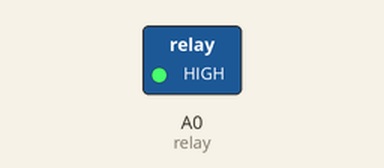
Recording of a sketch running on a simulated Arduino Uno, built with avr-gcc and run on an emulated ATmega328P. Parts: switched loads named in the sketch (green lamp = pin HIGH).

Above: at 1.5 s.
At 4.5 s:
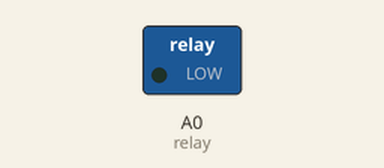
Timing chart, 0 to 7.8 s (numbered marks = the images above):
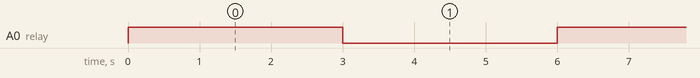

Measured:
- by itself, A0 (relay): alternates HIGH for 3.0 s and LOW for 3.0 s

The sketch:

pumptestingRELAY.ino
```cpp
#define relay A0
#define interval 3000
void setup() {
  pinMode(relay, OUTPUT);
}
void loop()
{
   digitalWrite(relay, HIGH);
   delay(interval);
   digitalWrite(relay, LOW);
   delay(interval);
}
```
